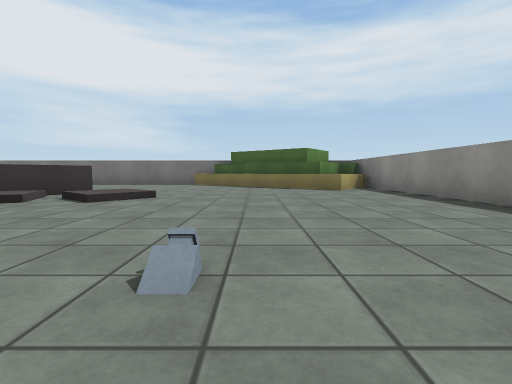
[1] (above)

20 first-person views from a walk through a Unity game level. The camera is 0.72 m above the floor, tilts 4° down and sees 85° across. The floor is counted in squares, 2 m on a side. Each view is taken from the middle of a square. On the plan, view 1 faces up. The plan holds only what a view shows up to about 9 squares ahead; the rest is blank. The player is left out. Surface patterns are stand-ins for the level's own textures.

[2]
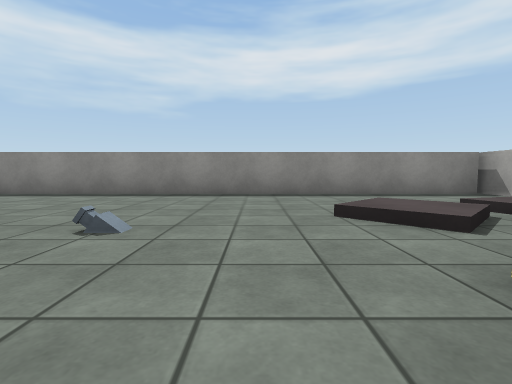

[3]
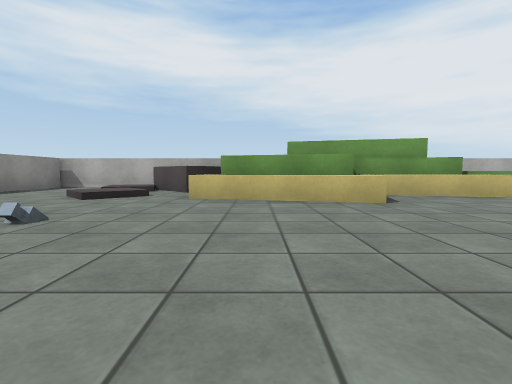

[4]
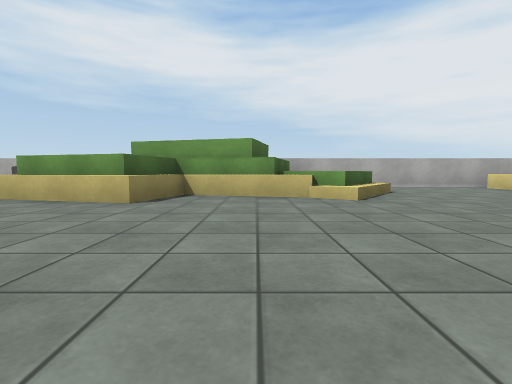

[5]
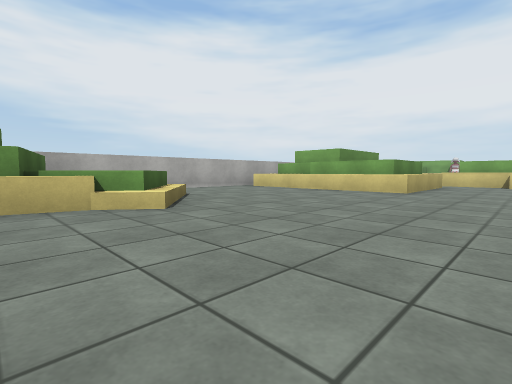

[6]
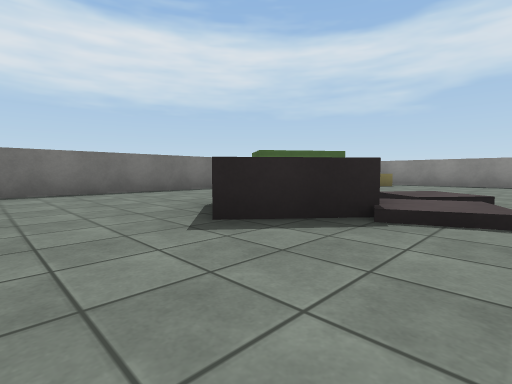

[7]
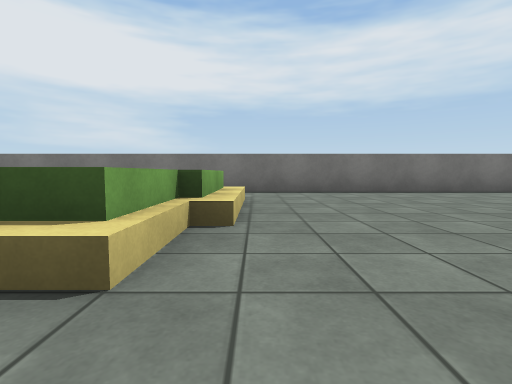

[8]
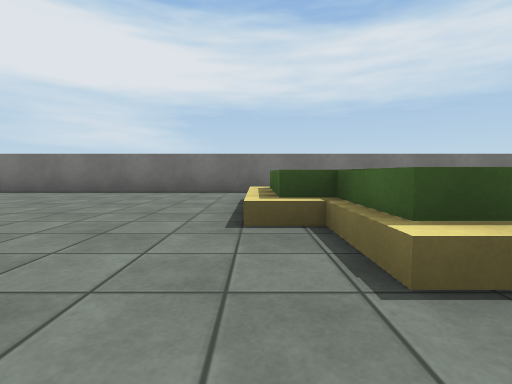

[9]
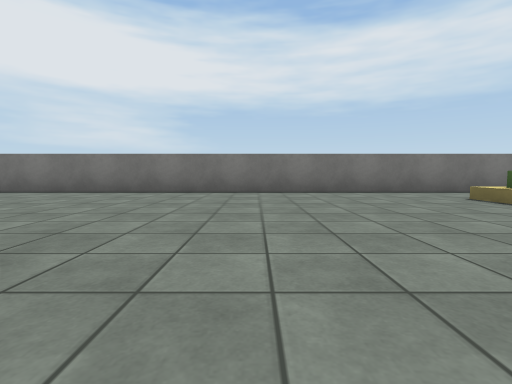

[10]
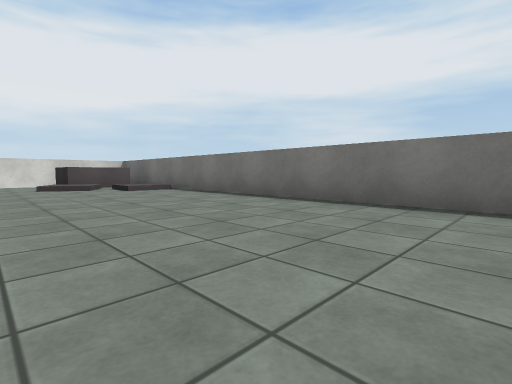

[11]
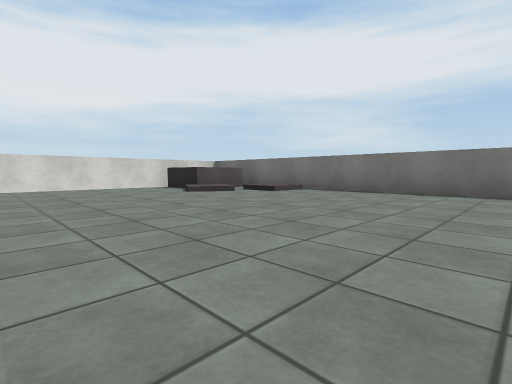

[12]
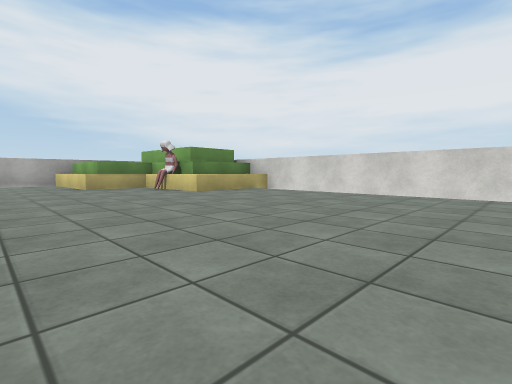

[13]
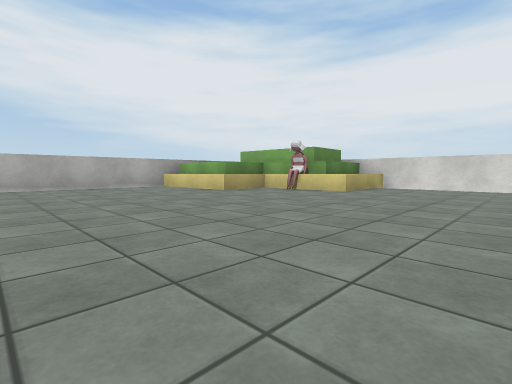

[14]
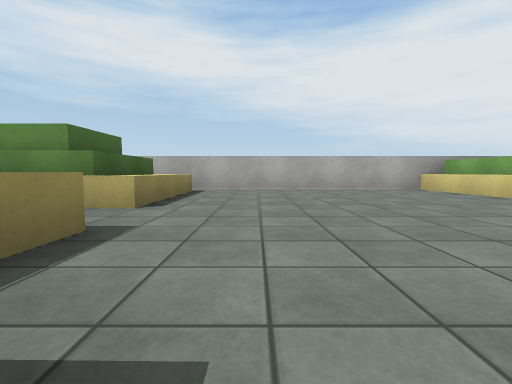

[15]
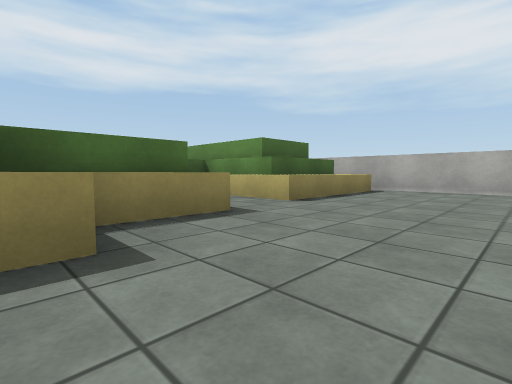

[16]
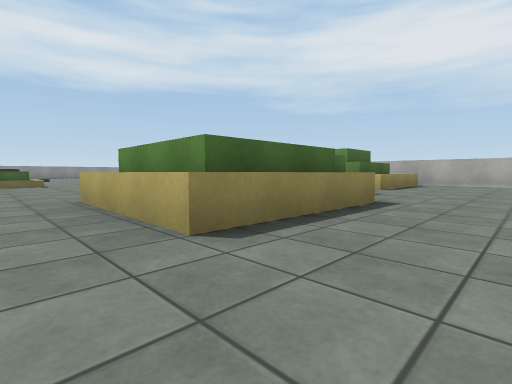

[17]
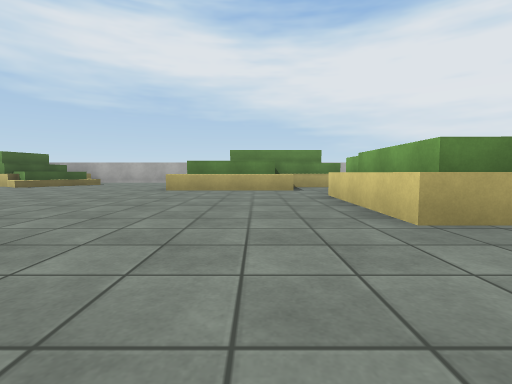

[18]
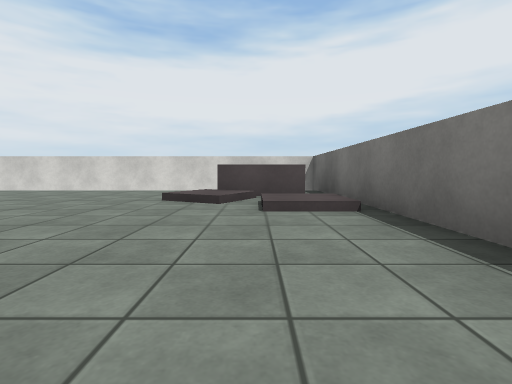

[19]
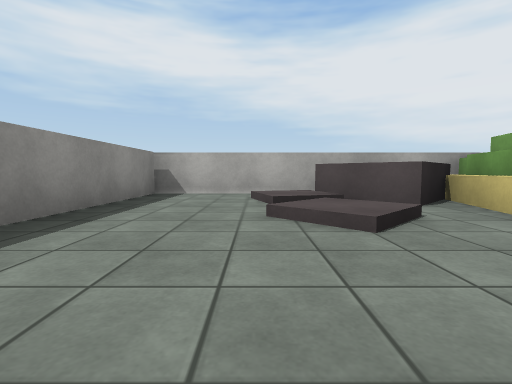

[20]
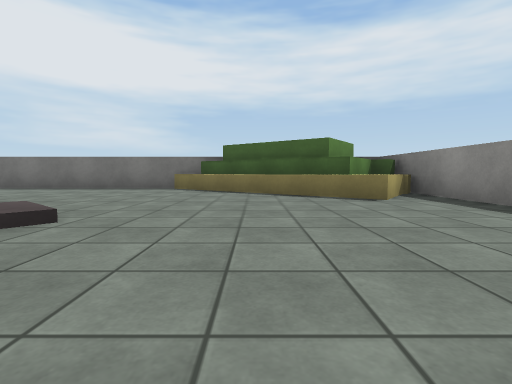

### Floor plan
Key: @ floor where view 1 was taken; # wall or solid block; . floor; / step, stairs or slope; ^ raised ledge; R rock; B bottle; O other object.
Columns run from 23 left of view 1 to 3 right of it. Each row starts with its distance up from view 1.
  9 #######################
  8 #../..................##
  7 #R//...................^###
  6 #./...........^^.........^#
  5 #.............^^...RR.....#
  4 #.......^#^....^...R//....#
  3 #.......##^........//.....#
  2 #.......##................#
  1 #.......^#.............B..#
  0 ##^........##..........@..#
 -1   O......^###....^..##^//.#
 -2   ##.....#  #...^^####R//.#
 -3    #.....#  #....^####RR/.#
 -4    ###############   ######

Positions as (right, up) in squares from view 1, and headings:
1: (0, 0), facing up
2: (-2, 0), facing right
3: (-2, 3), facing down
4: (-5, 3), facing down
5: (-5, 2), facing down-left
6: (-6, 3), facing up-right
7: (-7, 3), facing up
8: (-9, 3), facing up
9: (-12, 3), facing up
10: (-14, 5), facing up-left
11: (-16, 3), facing up-left
12: (-18, 5), facing down-left
13: (-16, 3), facing down-left
14: (-16, 2), facing down
15: (-17, 2), facing down-right
16: (-17, 5), facing down-right
17: (-12, 6), facing down
18: (-17, 7), facing left
19: (1, 1), facing down
20: (0, 2), facing up
